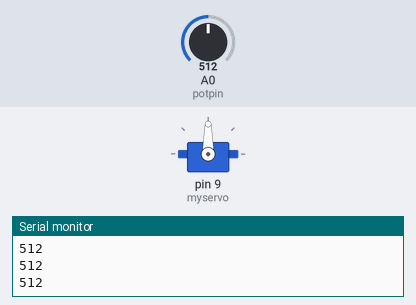
The sketch below on a simulated Arduino Uno, built with avr-gcc and run on an emulated ATmega328P. On the bench: servo, the last lines printed to the serial monitor. The inputs (shaded band) are chosen by the test bench; at power-on: A0 (potpin) = 512.

Above: at 1.2 s.
1.3 s: A0 (potpin) set to 716
At 2.5 s:
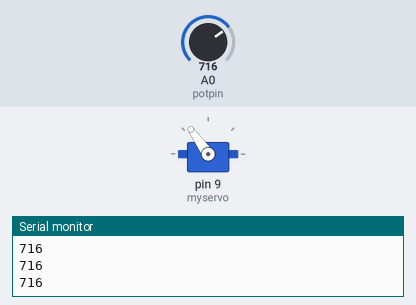
2.8 s: A0 (potpin) set to 900
At 3.6 s:
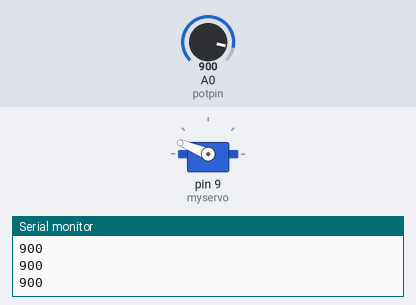
4.3 s: A0 (potpin) set to 1023
At 5.1 s:
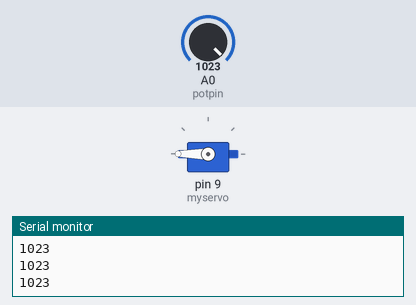
5.8 s: A0 (potpin) set to 306
At 6.1 s:
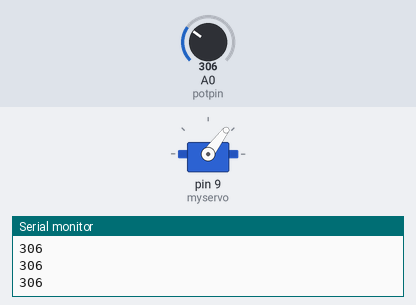
7.3 s: A0 (potpin) set to 122
At 8.3 s:
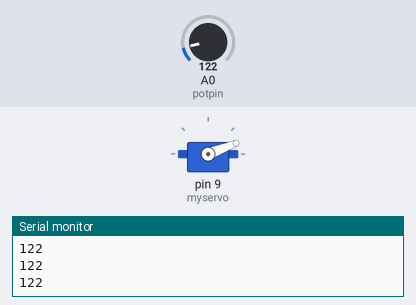
8.8 s: A0 (potpin) set to 0
At 9.7 s:
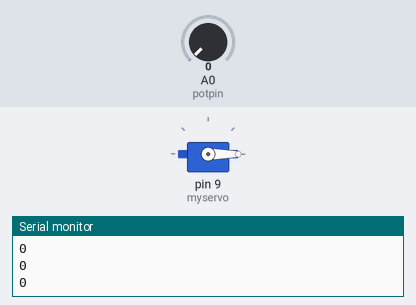
Timing chart, 0 to 11.3 s (numbered marks = the images above; inputs shaded):
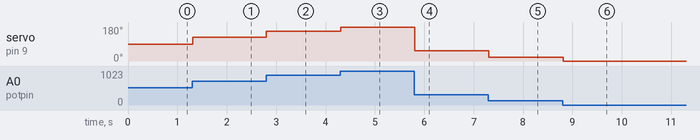

Measured:
- after the input at 1.3 s, servo on pin 9 (myservo): 90° → 125° at once
- after the input at 2.8 s, servo on pin 9 (myservo): 125° → 158° at once
- after the input at 4.3 s, servo on pin 9 (myservo): 158° → 180° at once
- after the input at 5.8 s, servo on pin 9 (myservo): 180° → 53° at once
- after the input at 7.3 s, servo on pin 9 (myservo): 53° → 21° at once
- after the input at 8.8 s, servo on pin 9 (myservo): 21° → 0° at once

The sketch:

ServoControl.ino
```cpp
/*
  Exemplo: 02-Components/ServoControl
*/

#include <Servo.h>

Servo myservo;  // Cria um objeto para controle do servo motor

int potpin = A0;  // Pino analógico utilizado para conectar o potenciômetro
int val;    // Variável para ler o valor do pino A0

// A função setup é executada uma vez quando forem pressionados os botões de reset ou de power on na placa
void setup() {
  //Associa a porta 9 ao servo motor (output)
  myservo.attach(9);
  Serial.begin(9600);
}

// A função loop é executada de forma repetida sem parada
void loop() {
 val = analogRead(potpin);            // Leitura do valor de entrada do potenciômetro (de 0 a 1023)
 Serial.println(val);
 val = map(val, 0, 1023, 0, 180);     // Troca a escala do valor para ser enviado ao servo motor (de 0 a 180)
 myservo.write(val);                  // Seleciona a angulação do servo motor de acordo com o resultado da conversão de escalas
 delay(15);                           // Adiciona uma espera para o servo motor se movimentar
}

   
```
